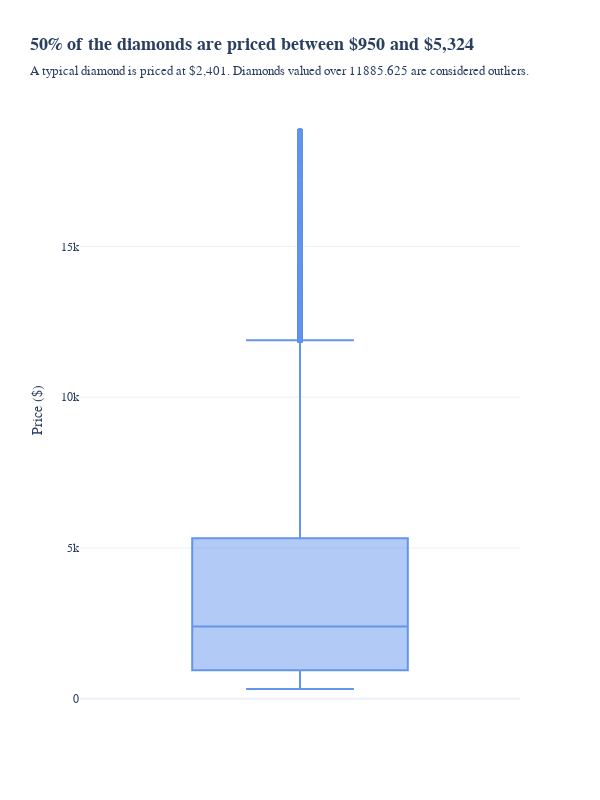

Source (notebook cell):
### Code cell
# Vertical
fig = px.box(
    df_diamonds,
    y = "price",
    title = title,
    subtitle = subtitle,
    width = 600,
    height = 800,
    template="plotly_white",
    color_discrete_sequence=["cornflowerblue"],
    labels={"price": "Price ($)",}
)
# Font customization
fig.update_layout(
    font_family = "Helvetica",
    title_font_family = "Georgia",
    title_font_size = 18
)

### Figure 1 — Plotly figure (JSON) as saved in the notebook; plotly's stock layout.template omitted (floating-point values rounded to 4 significant figures; data arrays with more than 128 entries replaced by an {"elided": "..."} marker saying what was removed)
{"data": [{"alignmentgroup": "True", "hovertemplate": "Price ($)=%{y}<extra></extra>", "legendgroup": "", "marker": {"color": "cornflowerblue"}, "name": "", "notched": false, "offsetgroup": "", "orientation": "v", "showlegend": false, "type": "box", "x0": " ", "xaxis": "x", "y": {"elided": "53940 int values"}, "y0": " ", "yaxis": "y"}], "layout": {"boxmode": "group", "font": {"family": "Helvetica"}, "height": 800, "legend": {"tracegroupgap": 0}, "title": {"font": {"family": "Georgia", "size": 18}, "subtitle": {"text": "A typical diamond is priced at $2,401. Diamonds valued over 11885.625 are considered outliers."}, "text": "<b>50% of the diamonds are priced between $950 and $5,324<b>"}, "width": 600, "xaxis": {"anchor": "y", "domain": [0, 1]}, "yaxis": {"anchor": "x", "domain": [0, 1], "title": {"text": "Price ($)"}}}}
